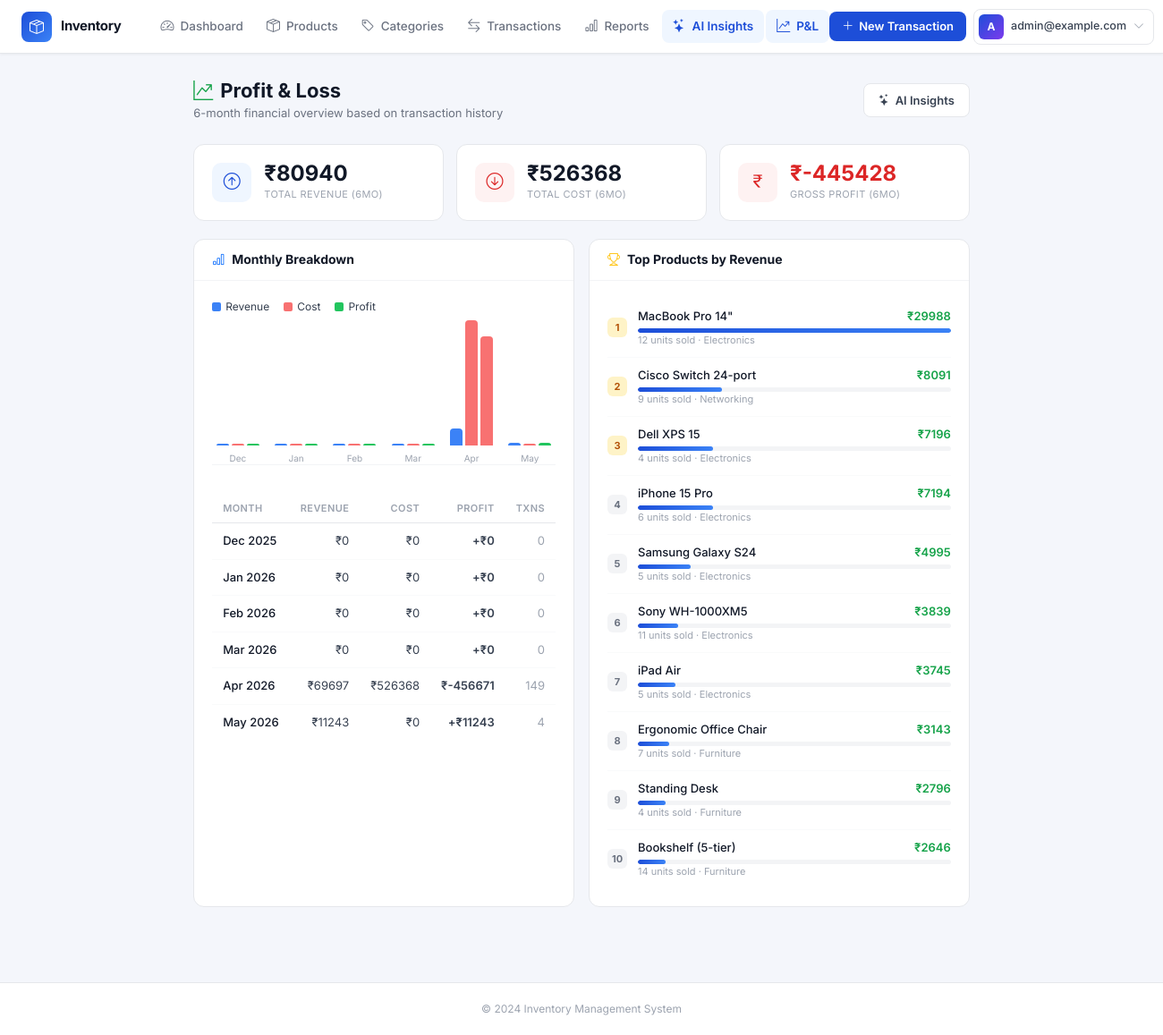
Page /pnl/ (signed in) on the committed database.
### accounts/models.py (models this page shows, shortened)
class CustomUser(AbstractUser):
    email = models.EmailField(unique=True, db_index=True)
    username = None  # Remove username field
    USERNAME_FIELD = 'email'
    REQUIRED_FIELDS = []
    objects = CustomUserManager()
    class Meta:
        db_table = 'users'
        indexes = [
            models.Index(fields=['email']),
        ]

### inventory/models.py (models this page shows, shortened)
class Product(models.Model):
    user = models.ForeignKey(
        settings.AUTH_USER_MODEL,
        on_delete=models.CASCADE,
        related_name='products',
        null=True,   # null during migration for existing rows
        blank=True,
    )
    name = models.CharField(max_length=200, db_index=True)
    quantity = models.IntegerField(
        validators=[MinValueValidator(0)],
        help_text="Current stock quantity"
    )
    price = models.DecimalField(
        max_digits=10,
        decimal_places=2,
        validators=[MinValueValidator(Decimal('0.01'))]
    )
    category = models.ForeignKey(
        Category,
        on_delete=models.PROTECT,
        related_name='products'
    )
    alert_threshold = models.IntegerField(
        validators=[MinValueValidator(0)],
        help_text="Minimum quantity before alert"
    )
    created_at = models.DateTimeField(auto_now_add=True)
    updated_at = models.DateTimeField(auto_now=True)
    class Meta:
        db_table = 'products'
        indexes = [
            models.Index(fields=['name']),
            models.Index(fields=['category']),
            models.Index(fields=['quantity']),
        ]

class Category(models.Model):
    user = models.ForeignKey(
        settings.AUTH_USER_MODEL,
        on_delete=models.CASCADE,
        related_name='categories',
        null=True,   # null during migration for existing rows
        blank=True,
    )
    name = models.CharField(max_length=100, db_index=True)
    description = models.TextField(blank=True)
    class Meta:
        db_table = 'categories'
        verbose_name_plural = 'categories'
        unique_together = [('user', 'name')]

### inventory/ai_views.py (the view)
# urls.py: path('pnl/', ai_views.pnl_dashboard, name='pnl'),
@login_required
def pnl_dashboard(request):
    from .ai_service import get_pnl_analysis
    pnl = get_pnl_analysis(user=request.user)
    response = render(request, 'inventory/pnl.html', {'pnl': pnl})
    response['Cache-Control'] = 'no-store, no-cache, must-revalidate, max-age=0'
    response['Pragma'] = 'no-cache'
    response['Expires'] = '0'
    return response

### templates/inventory/pnl.html (shortened to what this page needs)
{% extends 'base.html' %}
{% block content %}
<div class="page-header">
  <div>
    <h1><i class="bi bi-graph-up-arrow me-2" style="color:#16a34a;"></i>Profit &amp; Loss</h1>
    <p>6-month financial overview based on transaction history</p>
  </div>
  <a href="{% url 'ai_insights' %}" style="display:inline-flex;align-items:center;gap:6px;height:38px;padding:0 16px;font-size:13px;font-weight:600;border-radius:8px;border:1.5px solid #e5e7eb;background:#fff;color:#374151;text-decoration:none;">
    <i class="bi bi-stars"></i> AI Insights
  </a>
</div>
<div class="summary-grid">
  <div class="sum-card">
    <div class="sum-icon" style="background:#eff6ff;color:#1d4ed8;"><i class="bi bi-arrow-up-circle"></i></div>
    <div>
      <div class="sum-val">₹{{ pnl.totals.total_revenue|floatformat:0 }}</div>
      <div class="sum-lbl">Total Revenue (6mo)</div>
    </div>
  </div>
  <div class="sum-card">
    <div class="sum-icon" style="background:#fef2f2;color:#dc2626;"><i class="bi bi-arrow-down-circle"></i></div>
    <div>
      <div class="sum-val">₹{{ pnl.totals.total_cost|floatformat:0 }}</div>
      <div class="sum-lbl">Total Cost (6mo)</div>
    </div>
  </div>
  <div class="sum-card">
    <div class="sum-icon" style="background:{% if pnl.totals.total_profit >= 0 %}#f0fdf4;color:#16a34a{% else %}#fef2f2;color:#dc2626{% endif %};"><i class="bi bi-currency-rupee"></i></div>
    <div>
      <div class="sum-val" style="color:{% if pnl.totals.total_profit >= 0 %}#16a34a{% else %}#dc2626{% endif %};">
        {% if pnl.totals.total_profit >= 0 %}+{% endif %}₹{{ pnl.totals.total_profit|floatformat:0 }}
      </div>
      <div class="sum-lbl">Gross Profit (6mo)</div>
    </div>
  </div>
</div>
<div style="display:grid;grid-template-columns:1fr 1fr;gap:16px;">
  <div class="section-card">
    <div class="sc-header">
      <h3><i class="bi bi-bar-chart text-primary"></i> Monthly Breakdown</h3>
    </div>
    <div class="sc-body">
      <div class="chart-legend">
        <div class="legend-item"><div class="legend-dot" style="background:#3b82f6;"></div>Revenue</div>
        <div class="legend-item"><div class="legend-dot" style="background:#f87171;"></div>Cost</div>
        <div class="legend-item"><div class="legend-dot" style="background:#22c55e;"></div>Profit</div>
      </div>
      {% with max_val=pnl.monthly.0.revenue %}
      <div class="chart-wrap" id="chartWrap">
        {% for m in pnl.monthly %}
        <div class="bar-group">
          <div class="bar-pair">
            <div class="bar revenue" style="width:14px;height:0;" data-val="{{ m.revenue }}" data-max="{{ max_val }}"></div>
            <div class="bar cost"    style="width:14px;height:0;" data-val="{{ m.cost }}"    data-max="{{ max_val }}"></div>
            <div class="bar profit {% if m.profit < 0 %}negative{% endif %}" style="width:14px;height:0;{% if m.profit < 0 %}background:#f87171;{% endif %}" data-val="{{ m.profit|floatformat:0 }}" data-max="{{ max_val }}"></div>
          </div>
          <div class="bar-label">{{ m.label|slice:":3" }}</div>
        </div>
        {% endfor %}
      </div>
      {% endwith %}
      <table class="month-table" style="margin-top:8px;">
        <thead>
          <tr>
            <th>Month</th>
            <th>Revenue</th>
            <th>Cost</th>
            <th>Profit</th>
            <th>Txns</th>
          </tr>
        </thead>
        <tbody>
          {% for m in pnl.monthly %}
          <tr>
            <td>{{ m.label }}</td>
            <td>₹{{ m.revenue|floatformat:0 }}</td>
            <td>₹{{ m.cost|floatformat:0 }}</td>
            <td class="{% if m.profit >= 0 %}profit-pos{% else %}profit-neg{% endif %}">
              {% if m.profit >= 0 %}+{% endif %}₹{{ m.profit|floatformat:0 }}
            </td>
            <td style="color:#9ca3af;">{{ m.transactions }}</td>
          </tr>
          {% endfor %}
        </tbody>
      </table>
    </div>
  </div>
  <div class="section-card">
    <div class="sc-header">
      <h3><i class="bi bi-trophy text-warning"></i> Top Products by Revenue</h3>
    </div>
    <div class="sc-body">
      {% if pnl.top_products %}
        {% with max_rev=pnl.top_products.0.revenue %}
        {% for p in pnl.top_products %}
        <div class="product-row">
          <div class="product-rank {% if forloop.counter <= 3 %}top3{% endif %}">{{ forloop.counter }}</div>
          <div class="product-bar-wrap">
            <div class="product-name-row">
              <span>{{ p.name }}</span>
              <span>₹{{ p.revenue|floatformat:0 }}</span>
            </div>
            <div class="product-bar-bg">
              {% if max_rev and max_rev > 0 %}
              <div class="product-bar-fill" style="width:{% widthratio p.revenue max_rev 100 %}%"></div>
              {% endif %}
            </div>
            <div class="product-units">{{ p.units_sold }} units sold &middot; {{ p.category }}</div>
          </div>
        </div>
        {% endfor %}
        {% endwith %}
      {% else %}
        <p style="font-size:13px;color:#9ca3af;text-align:center;padding:20px 0;">No sales data yet.</p>
      {% endif %}
    </div>
  </div>
</div>
{% endblock %}

### templates/base.html (shortened to what this page needs)
{% load static %}
<!DOCTYPE html>
<html lang="en">
<head>
    <link href="https://cdn.jsdelivr.net/npm/bootstrap@5.3.0/dist/css/bootstrap.min.css" rel="stylesheet">
    <link href="https://cdn.jsdelivr.net/npm/bootstrap-icons@1.11.0/font/bootstrap-icons.css" rel="stylesheet">
    <link rel="stylesheet" href="{% static 'css/style.css' %}">
</head>
<body>
    <header>
        <nav class="app-navbar">
            <a class="nav-brand" href="{% if user.is_authenticated %}{% url 'dashboard' %}{% else %}{% url 'login' %}{% endif %}">
                <div class="brand-icon"><i class="bi bi-box-seam"></i></div>
                <span class="brand-name">Inventory</span>
            </a>
            {% if user.is_authenticated %}
            <div class="nav-links">
                <a href="{% url 'dashboard' %}"
                   class="nav-link-item {% if request.resolver_match.url_name == 'dashboard' %}active{% endif %}">
                    <i class="bi bi-speedometer2"></i> Dashboard
                </a>
                <a href="{% url 'product_list_view' %}"
                   class="nav-link-item {% if 'product' in request.resolver_match.url_name %}active{% endif %}">
                    <i class="bi bi-box-seam"></i> Products
                </a>
                <a href="{% url 'category_list' %}"
                   class="nav-link-item {% if 'category' in request.resolver_match.url_name %}active{% endif %}">
                    <i class="bi bi-tag"></i> Categories
                </a>
                <a href="{% url 'transaction_history' %}"
                   class="nav-link-item {% if 'transaction' in request.resolver_match.url_name %}active{% endif %}">
                    <i class="bi bi-arrow-left-right"></i> Transactions
                </a>
                <a href="{% url 'reports' %}"
                   class="nav-link-item {% if request.resolver_match.url_name == 'reports' %}active{% endif %}">
                    <i class="bi bi-bar-chart"></i> Reports
                </a>
                <a href="{% url 'ai_insights' %}"
                   class="nav-link-item {% if 'ai' in request.resolver_match.url_name or request.resolver_match.url_name == 'pnl' %}active{% endif %}">
                    <i class="bi bi-stars"></i> AI Insights
                </a>
                <a href="{% url 'pnl' %}"
                   class="nav-link-item {% if request.resolver_match.url_name == 'pnl' %}active{% endif %}">
                    <i class="bi bi-graph-up-arrow"></i> P&amp;L
                </a>
            </div>
            {% endif %}
            <div class="nav-right">
                {% if user.is_authenticated %}
                <a href="{% url 'transaction_create' %}" class="nav-action-btn">
                    <i class="bi bi-plus-lg"></i>
                    <span>New Transaction</span>
                </a>
                <div class="dropdown">
                    <a class="user-menu-btn" href="#" role="button" data-bs-toggle="dropdown" aria-expanded="false">
                        <div class="user-avatar">{{ user.email|first|upper }}</div>
                        <span class="user-email">{{ user.email }}</span>
                        <i class="bi bi-chevron-down user-chevron"></i>
                    </a>
                </div>
                {% else %}
                <a href="{% url 'login' %}" class="nav-link-item">Sign in</a>
                <a href="{% url 'register' %}" class="nav-action-btn">
                    <i class="bi bi-person-plus"></i>
                    <span>Register</span>
                </a>
                {% endif %}
            </div>
        </nav>
    </header>
    <main class="app-main">
        {% block content %}{% endblock %}
    </main>
    <footer class="app-footer">
        &copy; 2024 Inventory Management System
    </footer>
</body>
</html>

### static/css/style.css (style rules this page uses)
footer { margin-top: auto; }
body { display: flex; flex-direction: column; min-height: 100vh; }
main { flex: 1; }

### templates/base.html (style rules this page uses)
* { font-family: 'Inter', sans-serif; }
body { background: #f4f6fb; }
.app-navbar { background: #fff; border-bottom: 1px solid #e5e7eb; padding: 0 24px; height: 60px; display: flex; align-items: center; position: sticky; top: 0; z-index: 1000; box-shadow: 0 1px 3px rgba(0,0,0,.06); }
.nav-brand { display: flex; align-items: center; gap: 10px; text-decoration: none; flex-shrink: 0; margin-right: 32px; }
.nav-brand .brand-icon { width: 34px; height: 34px; background: linear-gradient(135deg, #1d4ed8, #3b82f6); border-radius: 8px; display: flex; align-items: center; justify-content: center; color: #fff; font-size: 16px; }
.nav-brand .brand-name { font-size: 15px; font-weight: 700; color: #111827; letter-spacing: -0.3px; }
.nav-links { display: flex; align-items: center; gap: 2px; flex: 1; }
.nav-link-item { display: flex; align-items: center; gap: 7px; padding: 7px 12px; border-radius: 8px; font-size: 13.5px; font-weight: 500; color: #6b7280; text-decoration: none; transition: all .15s; white-space: nowrap; }
.nav-link-item i { font-size: 15px; }
.nav-link-item.active { color: #1d4ed8; background: #eff6ff; font-weight: 600; }
.nav-right { display: flex; align-items: center; gap: 8px; margin-left: auto; flex-shrink: 0; }
.nav-action-btn { display: flex; align-items: center; gap: 6px; padding: 7px 14px; border-radius: 8px; font-size: 13px; font-weight: 600; background: #1d4ed8; color: #fff; text-decoration: none; border: none; transition: background .15s; }
.user-menu-btn { display: flex; align-items: center; gap: 8px; padding: 5px 10px 5px 5px; border-radius: 8px; border: 1.5px solid #e5e7eb; background: #fff; cursor: pointer; transition: all .15s; text-decoration: none; }
.user-avatar { width: 28px; height: 28px; border-radius: 6px; background: linear-gradient(135deg, #1d4ed8, #7c3aed); display: flex; align-items: center; justify-content: center; color: #fff; font-size: 12px; font-weight: 700; flex-shrink: 0; }
.user-email { font-size: 12.5px; font-weight: 500; color: #374151; max-width: 160px; overflow: hidden; text-overflow: ellipsis; white-space: nowrap; }
.user-chevron { color: #9ca3af; font-size: 12px; }
.app-main { padding: 28px 24px; max-width: 1400px; margin: 0 auto; }
.app-footer { text-align: center; padding: 20px; font-size: 12px; color: #9ca3af; border-top: 1px solid #e5e7eb; margin-top: 40px; background: #fff; }

### rows in the picture
CustomUser: email|first "A", email "admin@example.com"
Product: name "MacBook Pro 14\""
Category: category "Electronics" "Electronics" "Electronics" "Electronics" "Electronics" "Electronics"
Product: name "Cisco Switch 24-port"
Category: category "Networking"
Product: name "Dell XPS 15"
Product: name "iPhone 15 Pro"
Product: name "Samsung Galaxy S24"
Product: name "Sony WH-1000XM5"
Product: name "iPad Air"
Product: name "Ergonomic Office Chair"
Category: category "Furniture" "Furniture" "Furniture"
Product: name "Standing Desk"
Product: name "Bookshelf (5-tier)"

### other values in the picture
{{ pnl.totals.total_revenue|floatformat:0 }} "80940"
{{ pnl.totals.total_cost|floatformat:0 }} "526368"
{{ pnl.totals.total_profit|floatformat:0 }} "-445428"
{{ m.label|slice:":3" }} "Dec" "Jan" "Feb" "Mar" "Apr" "May"
{{ m.label }} "Dec 2025" "Jan 2026" "Feb 2026" "Mar 2026" "Apr 2026" "May 2026"
{{ m.revenue|floatformat:0 }} "0" "0" "0" "0" "69697" "11243"
{{ m.cost|floatformat:0 }} "0" "0" "0" "0" "526368" "0"
{{ m.profit|floatformat:0 }} "0" "0" "0" "0" "-456671" "11243"
{{ m.transactions }} "0" "0" "0" "0" "149" "4"
{{ p.revenue|floatformat:0 }} "29988" "8091" "7196" "7194" "4995" "3839" "3745" "3143" "2796" "2646"
{{ p.units_sold }} "12" "9" "4" "6" "5" "11" "5" "7" "4" "14"
